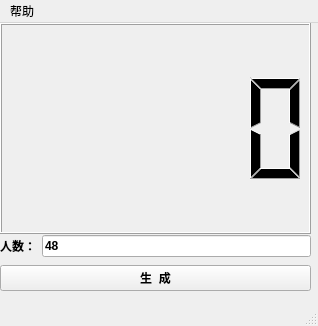
<?xml version="1.0" encoding="UTF-8"?>
<ui version="4.0">
 <class>MainWindow</class>
 <widget class="QMainWindow" name="MainWindow">
  <property name="geometry">
   <rect>
    <x>0</x>
    <y>0</y>
    <width>318</width>
    <height>326</height>
   </rect>
  </property>
  <property name="windowTitle">
   <string>MainWindow</string>
  </property>
  <widget class="QWidget" name="centralwidget">
   <widget class="QLCDNumber" name="screen">
    <property name="geometry">
     <rect>
      <x>0</x>
      <y>0</y>
      <width>311</width>
      <height>211</height>
     </rect>
    </property>
    <property name="font">
     <font>
      <family>Microsoft YaHei UI</family>
      <weight>75</weight>
      <bold>true</bold>
     </font>
    </property>
   </widget>
   <widget class="QWidget" name="">
    <property name="geometry">
     <rect>
      <x>0</x>
      <y>210</y>
      <width>311</width>
      <height>61</height>
     </rect>
    </property>
    <layout class="QVBoxLayout" name="verticalLayout">
     <item>
      <layout class="QHBoxLayout" name="horizontalLayout">
       <item>
        <widget class="QLabel" name="label">
         <property name="font">
          <font>
           <family>Microsoft JhengHei UI</family>
           <weight>75</weight>
           <bold>true</bold>
          </font>
         </property>
         <property name="text">
          <string>人数：</string>
         </property>
        </widget>
       </item>
       <item>
        <widget class="QLineEdit" name="input">
         <property name="font">
          <font>
           <family>Microsoft JhengHei UI</family>
           <weight>75</weight>
           <bold>true</bold>
          </font>
         </property>
         <property name="text">
          <string>48</string>
         </property>
        </widget>
       </item>
      </layout>
     </item>
     <item>
      <widget class="QPushButton" name="con">
       <property name="font">
        <font>
         <family>Microsoft JhengHei UI</family>
         <weight>75</weight>
         <bold>true</bold>
        </font>
       </property>
       <property name="text">
        <string>生  成</string>
       </property>
      </widget>
     </item>
    </layout>
   </widget>
  </widget>
  <widget class="QMenuBar" name="menus">
   <property name="geometry">
    <rect>
     <x>0</x>
     <y>0</y>
     <width>318</width>
     <height>23</height>
    </rect>
   </property>
   <widget class="QMenu" name="help">
    <property name="title">
     <string>帮助</string>
    </property>
    <addaction name="about"/>
    <addaction name="version"/>
   </widget>
   <addaction name="help"/>
  </widget>
  <widget class="QStatusBar" name="statusbar"/>
  <action name="about">
   <property name="text">
    <string extracomment="关于本软件">关于</string>
   </property>
  </action>
  <action name="version">
   <property name="text">
    <string>版本信息</string>
   </property>
  </action>
 </widget>
 <resources/>
 <connections/>
</ui>
